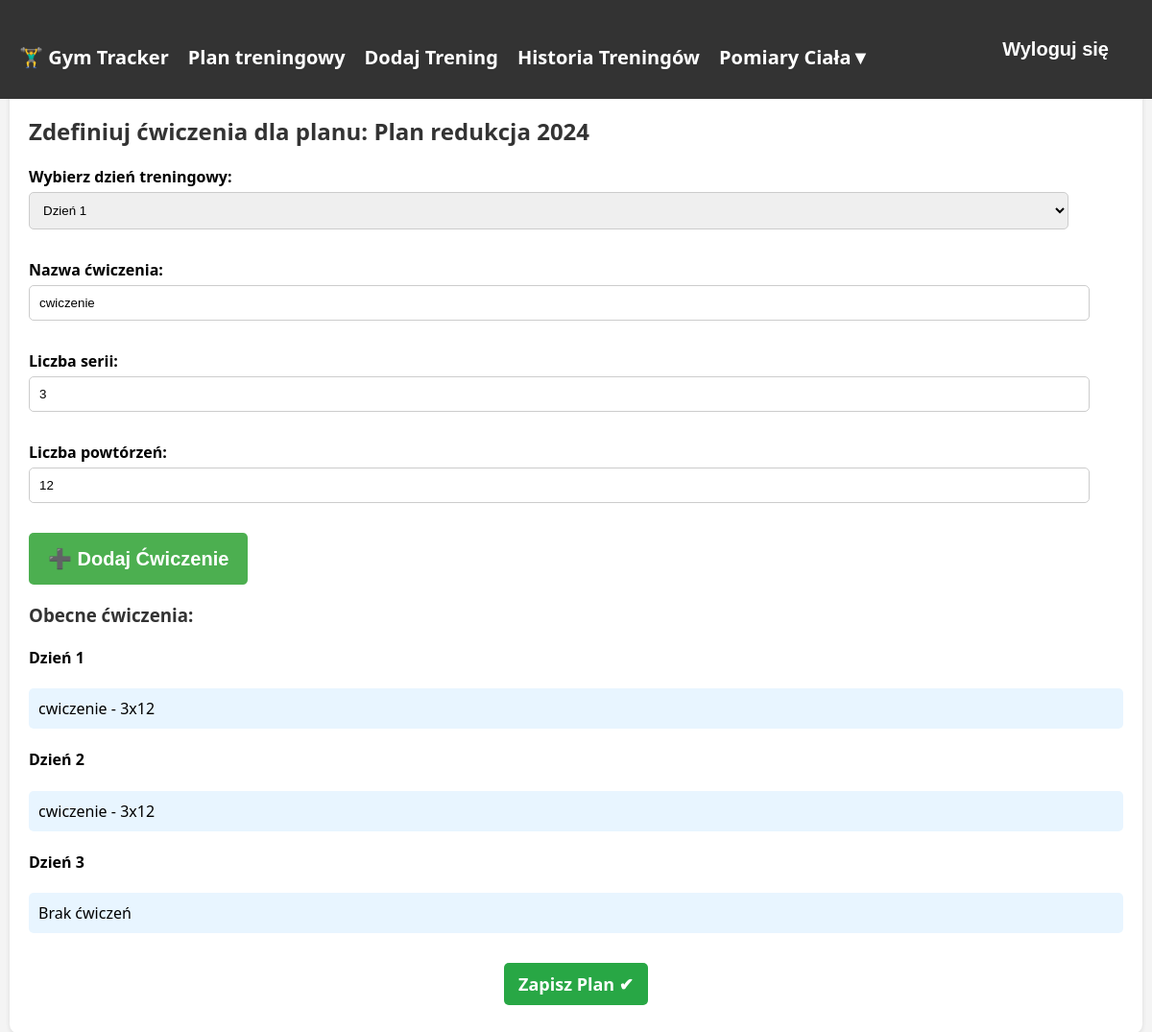
Before: /zdefiniuj_plan/3/ (signed in) with the older database file.
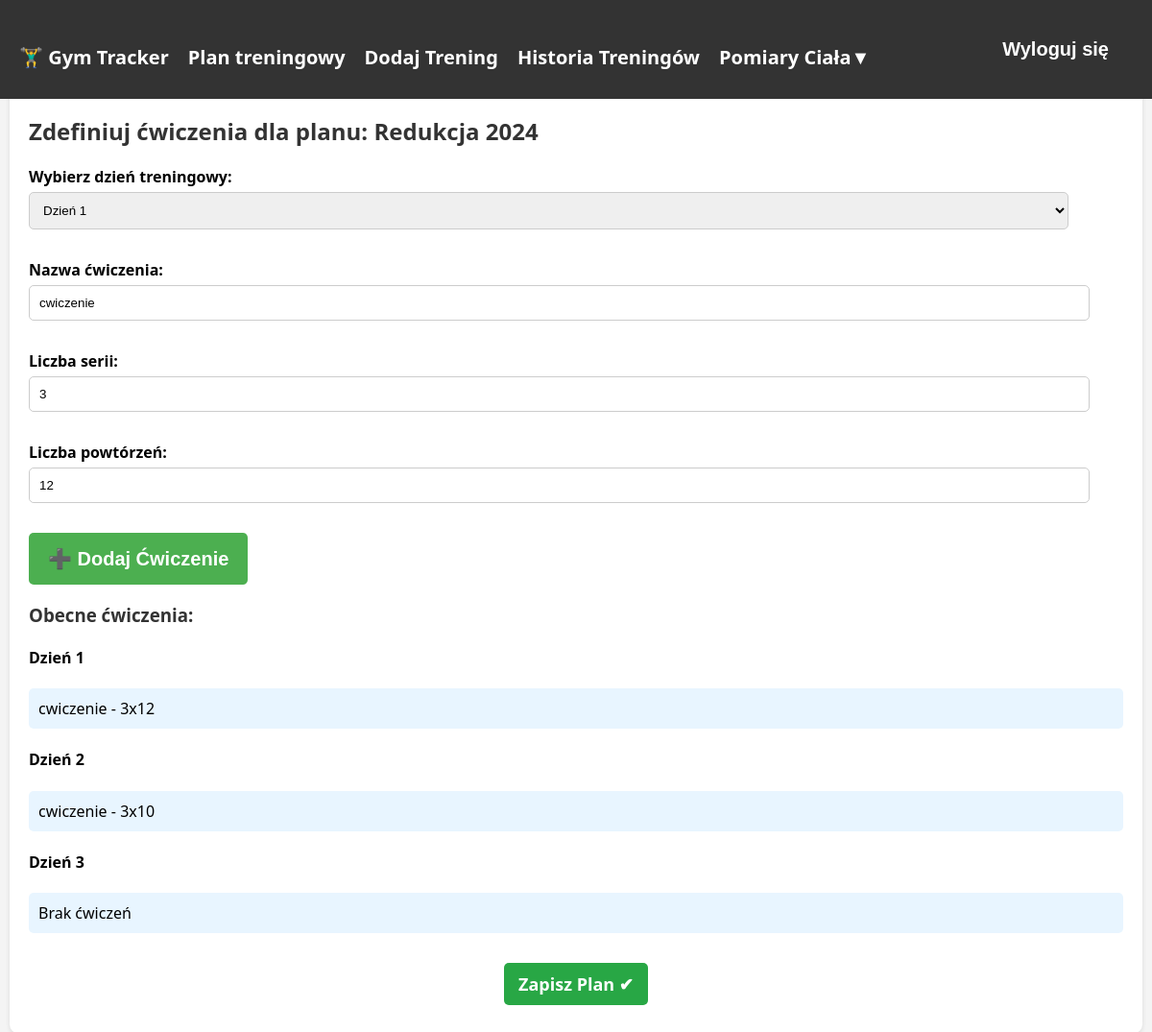
After: the same page with the newer database file.
### tracker/models.py (models this page shows, shortened)
class TrainingPlan(models.Model):
    PLAN_TYPE_CHOICES = [
        ('masa', 'Plan na masę'),
        ('redukcja', 'Plan na redukcję'),
        ('utrzymanie', 'Plan na utrzymanie'),
    ]
    user = models.ForeignKey(User, on_delete=models.CASCADE)
    name = models.CharField(max_length=100)
    plan_type = models.CharField(max_length=20, choices=PLAN_TYPE_CHOICES)
    days_per_week = models.IntegerField(
        validators=[MinValueValidator(1), MaxValueValidator(7)],
        verbose_name='Dni treningowe w tygodniu'
    )

class Exercise(models.Model):
    training_day = models.ForeignKey(TrainingDay, on_delete=models.CASCADE, null=True, blank=True, related_name='exercises')
    nazwa = models.CharField(max_length=100, verbose_name="Nazwa ćwiczenia", default="cwiczenie")
    serie = models.IntegerField(verbose_name="Liczba serii", default= 3)
    powtorzenia = models.IntegerField(verbose_name="Liczba powtórzeń", default= 12)

### tracker/views.py (the view, shortened to what this page needs)
# urls.py: path('zdefiniuj_plan/<int:plan_id>/', define_training_plan, name='define_training_plan'),
@login_required
def define_training_plan(request, plan_id):
    plan = get_object_or_404(TrainingPlan, id=plan_id)
    training_days = plan.training_days.all()
    form = ExerciseForm()
    return render(request, 'tracker/define_training_plan.html', {'form': form, 'plan': plan, 'training_days': training_days})

### tracker/forms.py
class ExerciseForm(forms.ModelForm):
    class Meta:
        model = Exercise
        fields = ["nazwa", "serie", "powtorzenia"]
        labels = {
            "nazwa": "Nazwa ćwiczenia",
            "serie": "Liczba serii",
            "powtorzenia": "Liczba powtórzeń",
        }

### tracker/templates/tracker/define_training_plan.html (shortened to what this page needs)
{% extends "tracker/base.html" %}
{% block content %}
<div class="form-container">
    <h2>Zdefiniuj ćwiczenia dla planu: {{ plan.name }}</h2>
    <form method="post">
        <label for="training_day">Wybierz dzień treningowy:</label>
        <select name="training_day" id="training_day" required>
            {% for day in training_days %}
                <option value="{{ day.id }}">Dzień {{ day.day_number }}</option>
            {% endfor %}
        </select>
        {{ form.as_p }}
        <button type="submit" class="btn btn-secondary">
            ➕ Dodaj Ćwiczenie
        </button>
    </form>
    <h3>Obecne ćwiczenia:</h3>
    {% for day in training_days %}
        <h4>Dzień {{ day.day_number }}</h4>
        <ul>
            {% for exercise in day.exercises.all %}
                <li>{{ exercise.nazwa }} - {{ exercise.serie }}x{{ exercise.powtorzenia }}</li>
            {% empty %}
                <li>Brak ćwiczeń</li>
            {% endfor %}
        </ul>
    {% endfor %}
    <div style="text-align: center; align-items: center">
        <a href="{% url 'training_plans' plan.id %}" class="btn btn-add">Zapisz Plan ✔</a>
    </div>
</div>
{% endblock %}

Changed rows visible on the page:
changed TrainingPlan: name "Plan redukcja 2024" → "Redukcja 2024"
changed Exercise (number 2 of 2 on the later page): powtorzenia "12" → "10"
